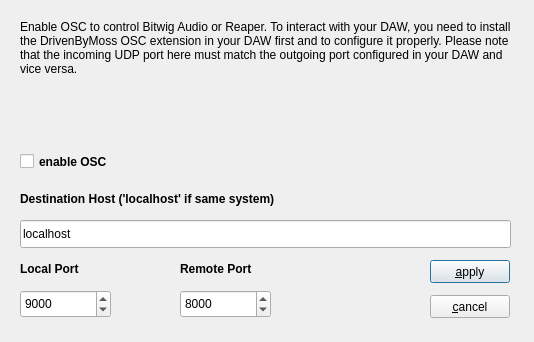
<?xml version="1.0" encoding="UTF-8"?>
<ui version="4.0">
 <class>oscDialog</class>
 <widget class="QDialog" name="oscDialog">
  <property name="geometry">
   <rect>
    <x>0</x>
    <y>0</y>
    <width>534</width>
    <height>342</height>
   </rect>
  </property>
  <property name="windowTitle">
   <string>OSC configuration</string>
  </property>
  <widget class="QLabel" name="label">
   <property name="geometry">
    <rect>
     <x>20</x>
     <y>20</y>
     <width>491</width>
     <height>111</height>
    </rect>
   </property>
   <property name="text">
    <string>Enable OSC to control Bitwig Audio or Reaper. To interact with your DAW, you need to install the DrivenByMoss OSC extension in your DAW first and to configure it properly. Please note that the incoming UDP port here must match the outgoing port configured in your DAW and vice versa.</string>
   </property>
   <property name="alignment">
    <set>Qt::AlignLeading|Qt::AlignLeft|Qt::AlignTop</set>
   </property>
   <property name="wordWrap">
    <bool>true</bool>
   </property>
  </widget>
  <widget class="QCheckBox" name="checkBoxOSC">
   <property name="geometry">
    <rect>
     <x>20</x>
     <y>150</y>
     <width>141</width>
     <height>23</height>
    </rect>
   </property>
   <property name="styleSheet">
    <string notr="true">font-weight: bold;</string>
   </property>
   <property name="text">
    <string>enable OSC</string>
   </property>
  </widget>
  <widget class="QLineEdit" name="hostname">
   <property name="geometry">
    <rect>
     <x>20</x>
     <y>220</y>
     <width>491</width>
     <height>28</height>
    </rect>
   </property>
   <property name="text">
    <string>localhost</string>
   </property>
  </widget>
  <widget class="QLabel" name="label_2">
   <property name="geometry">
    <rect>
     <x>20</x>
     <y>190</y>
     <width>491</width>
     <height>18</height>
    </rect>
   </property>
   <property name="styleSheet">
    <string notr="true">font-weight: bold;</string>
   </property>
   <property name="text">
    <string>Destination Host ('localhost' if same system)</string>
   </property>
  </widget>
  <widget class="QLabel" name="label_3">
   <property name="geometry">
    <rect>
     <x>20</x>
     <y>260</y>
     <width>111</width>
     <height>18</height>
    </rect>
   </property>
   <property name="styleSheet">
    <string notr="true">font-weight: bold;</string>
   </property>
   <property name="text">
    <string>Local Port</string>
   </property>
  </widget>
  <widget class="QSpinBox" name="spinBoxLocalport">
   <property name="geometry">
    <rect>
     <x>20</x>
     <y>290</y>
     <width>91</width>
     <height>28</height>
    </rect>
   </property>
   <property name="minimum">
    <number>1</number>
   </property>
   <property name="maximum">
    <number>65535</number>
   </property>
   <property name="value">
    <number>9000</number>
   </property>
  </widget>
  <widget class="QLabel" name="label_4">
   <property name="geometry">
    <rect>
     <x>180</x>
     <y>260</y>
     <width>111</width>
     <height>18</height>
    </rect>
   </property>
   <property name="styleSheet">
    <string notr="true">font-weight: bold;</string>
   </property>
   <property name="text">
    <string>Remote Port</string>
   </property>
  </widget>
  <widget class="QSpinBox" name="spinBoxRemoteport">
   <property name="geometry">
    <rect>
     <x>180</x>
     <y>290</y>
     <width>91</width>
     <height>28</height>
    </rect>
   </property>
   <property name="minimum">
    <number>1</number>
   </property>
   <property name="maximum">
    <number>65535</number>
   </property>
   <property name="value">
    <number>8000</number>
   </property>
  </widget>
  <widget class="QPushButton" name="applyButton">
   <property name="geometry">
    <rect>
     <x>430</x>
     <y>260</y>
     <width>80</width>
     <height>23</height>
    </rect>
   </property>
   <property name="text">
    <string>&amp;apply</string>
   </property>
  </widget>
  <widget class="QPushButton" name="cancelButton">
   <property name="geometry">
    <rect>
     <x>430</x>
     <y>295</y>
     <width>80</width>
     <height>23</height>
    </rect>
   </property>
   <property name="text">
    <string>&amp;cancel</string>
   </property>
  </widget>
 </widget>
 <resources/>
 <connections>
  <connection>
   <sender>cancelButton</sender>
   <signal>clicked()</signal>
   <receiver>oscDialog</receiver>
   <slot>reject()</slot>
   <hints>
    <hint type="sourcelabel">
     <x>499</x>
     <y>297</y>
    </hint>
    <hint type="destinationlabel">
     <x>519</x>
     <y>149</y>
    </hint>
   </hints>
  </connection>
 </connections>
</ui>
